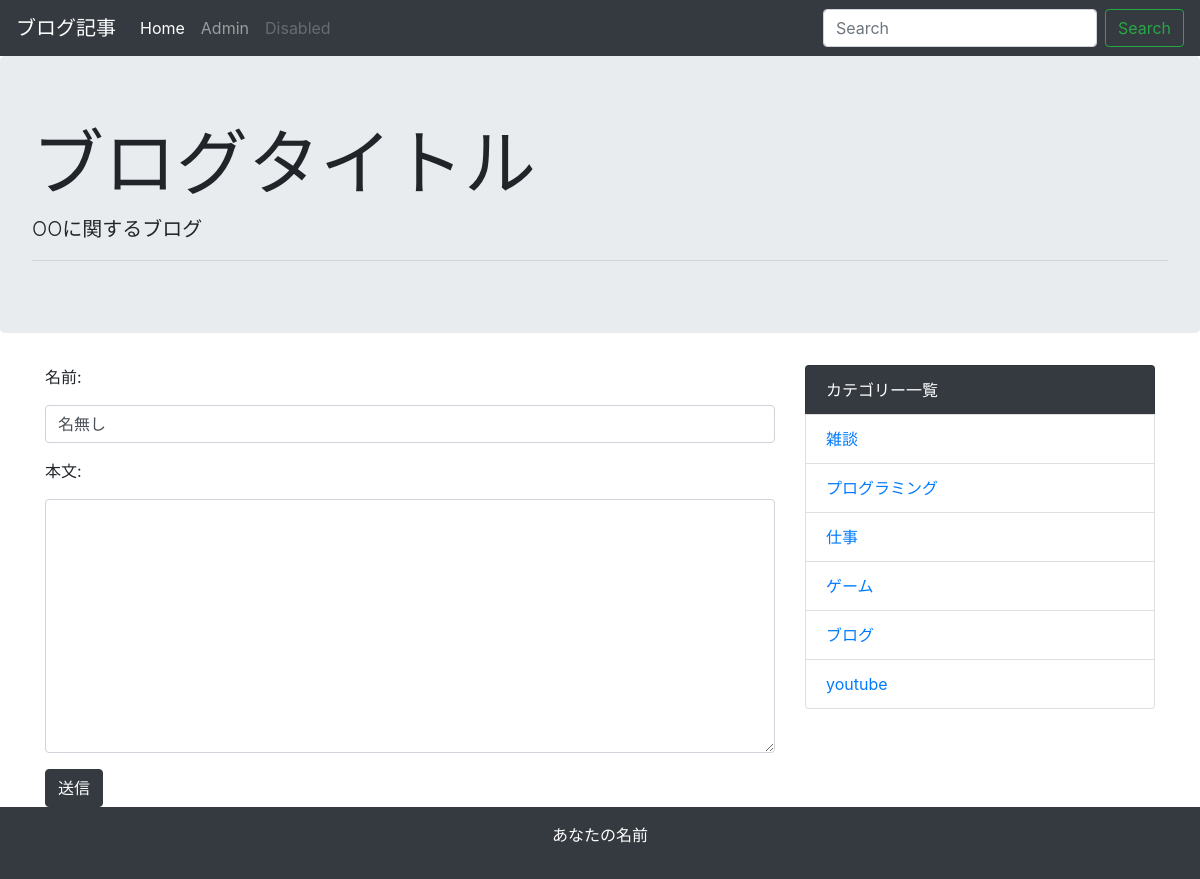
Screenshot of /comment/4 (signed in) with the database file from the repository.
### blog/models.py (models this page shows)
class Category(models.Model):
    name=models.CharField('カテゴリー名',max_length=225)
    created_at=models.DateTimeField('作成日',default=timezone.now)
    def __str__(self):
        return self.name

### blog/views.py (the view, shortened to what this page needs)
# urls.py: path('comment/<int:post_pk>',views.CommentView.as_view(),name='comment'),
class CommentView(generic.CreateView):
    model=Comment
    form_class=CommentCreateForm

### blog/forms.py
class CommentCreateForm(forms.ModelForm):
    def __init__(self,*args,**kwargs):
        super().__init__(*args,**kwargs)
        for field in self.fields.values():
            field.widget.attrs['class']='form-control'
    class Meta:
        model=Comment
        fields=('name','text')

### blog/context_proccessors.py (called while the page is built)
def common(request):
    context={
        'category_list':Category.objects.all(),
    }
    return context

### blog/templates/blog/comment_form.html (shortened to what this page needs)
{% extends 'blog/base.html' %}
{% block content %}
<form action="" method="POST">
    {% for field in form %}
    <div class="form-group">
        <label for="{{field.id_for_label}}">{{field.label_tag}}</label>
    {{field}}
    </div>
    {% endfor %}
<button type="submit" class="btn btn-dark">送信</button>
</form>
{% endblock %}

### blog/templates/blog/base.html (shortened to what this page needs)
<!doctype html>
<html lang="ja">
  <head>
    <link rel="stylesheet" href="https://maxcdn.bootstrapcdn.com/bootstrap/4.0.0-beta.2/css/bootstrap.min.css">
  </head>
  <body>
    <nav class="navbar navbar-expand-lg navbar-dark bg-dark">
      <a class="navbar-brand" href="#">ブログ記事</a>
      <div class="collapse navbar-collapse" id="navbarSupportedContent">
        <ul class="navbar-nav mr-auto">
          <li class="nav-item active">
            <a class="nav-link" href="{% url 'blog:index' %}">Home <span class="sr-only">(current)</span></a>
          </li>
          {% if user.is_superuser %}
          <li class="nav-item">
            <a class="nav-link" href="{% url 'admin:index' %}">Admin</a>
          </li>
          {% endif %}
          <li class="nav-item">
            <a class="nav-link disabled" href="#">Disabled</a>
          </li>
        </ul>
        <form class="form-inline my-2 my-lg-0" action="{% url 'blog:index'%}">
          <input class="form-control mr-sm-2" type="text" placeholder="Search" aria-label="Search" name="keyword">
          <button class="btn btn-outline-success my-2 my-sm-0" type="submit">Search</button>
        </form>
      </div>
    </nav>
    <div class="jumbotron">
      <h1 class="display-3">ブログタイトル</h1>
      <p class="lead">OOに関するブログ</p>
      <hr class="my-2">
    </div>
    <div class="container">
    <div class='row'>
      <div class="col-md-8">
      {% block content %}
      {% endblock %}
      </div>
      <div class="col-md-4">
        <ul class="list-group">
          <li class="list-group-item bg-dark text-white">カテゴリー一覧</li>
          {% for category in category_list %}
          <li class="list-group-item"><a href="{% url 'blog:category' category.pk %}">{{category}}</a></li>
          {% endfor %}
        </ul>
      </div>
    </div>
    </div>
    <footer class="bg-dark text-white text-center py-3">
      <p>あなたの名前</p>
    </footer>
  </body>
</html>

### rows the page displays
Category: name "雑談"
Category: name "プログラミング"
Category: name "仕事"
Category: name "ゲーム"
Category: name "ブログ"
Category: name "youtube"

### other values shown
{{ field.label_tag }} "名前:" "本文:"
